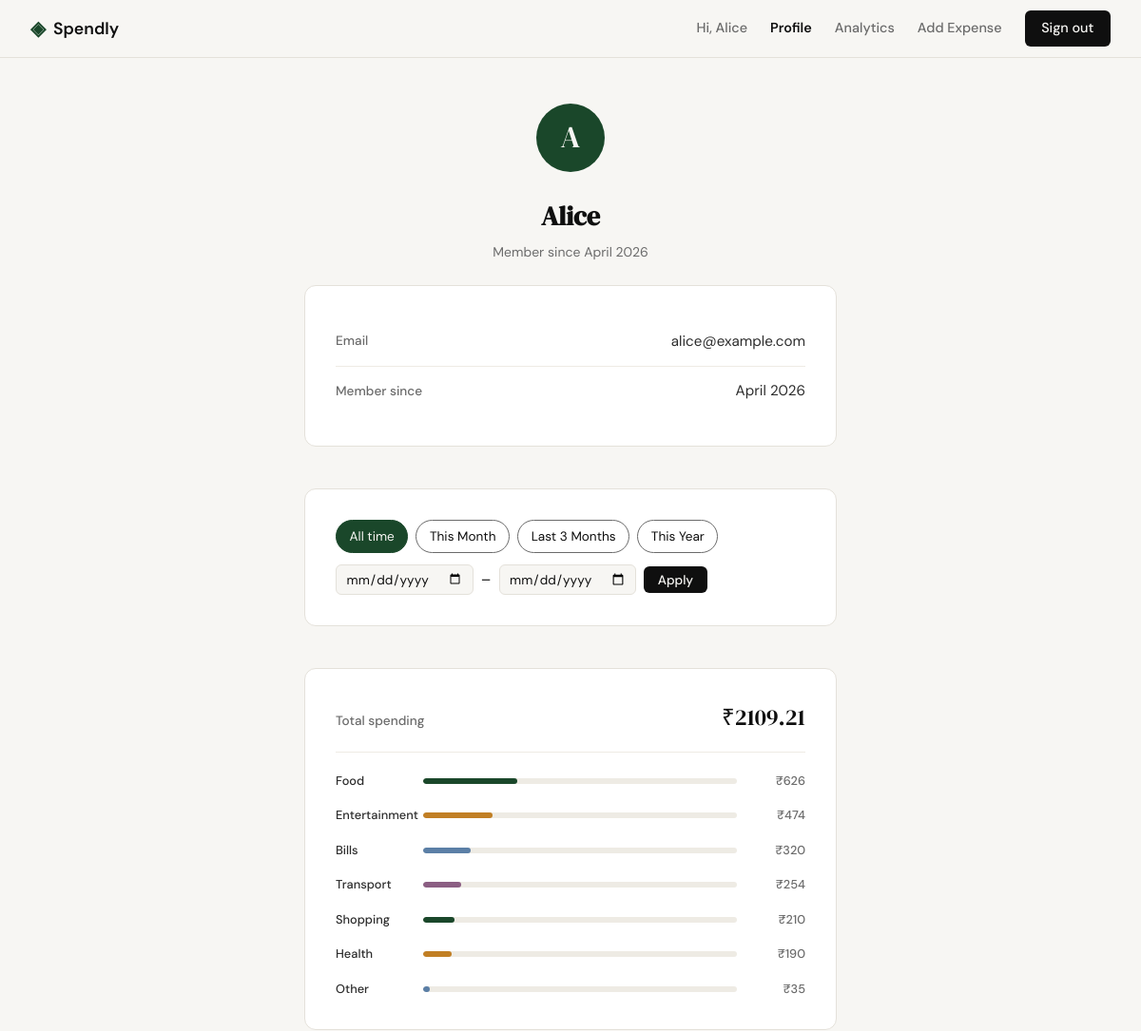
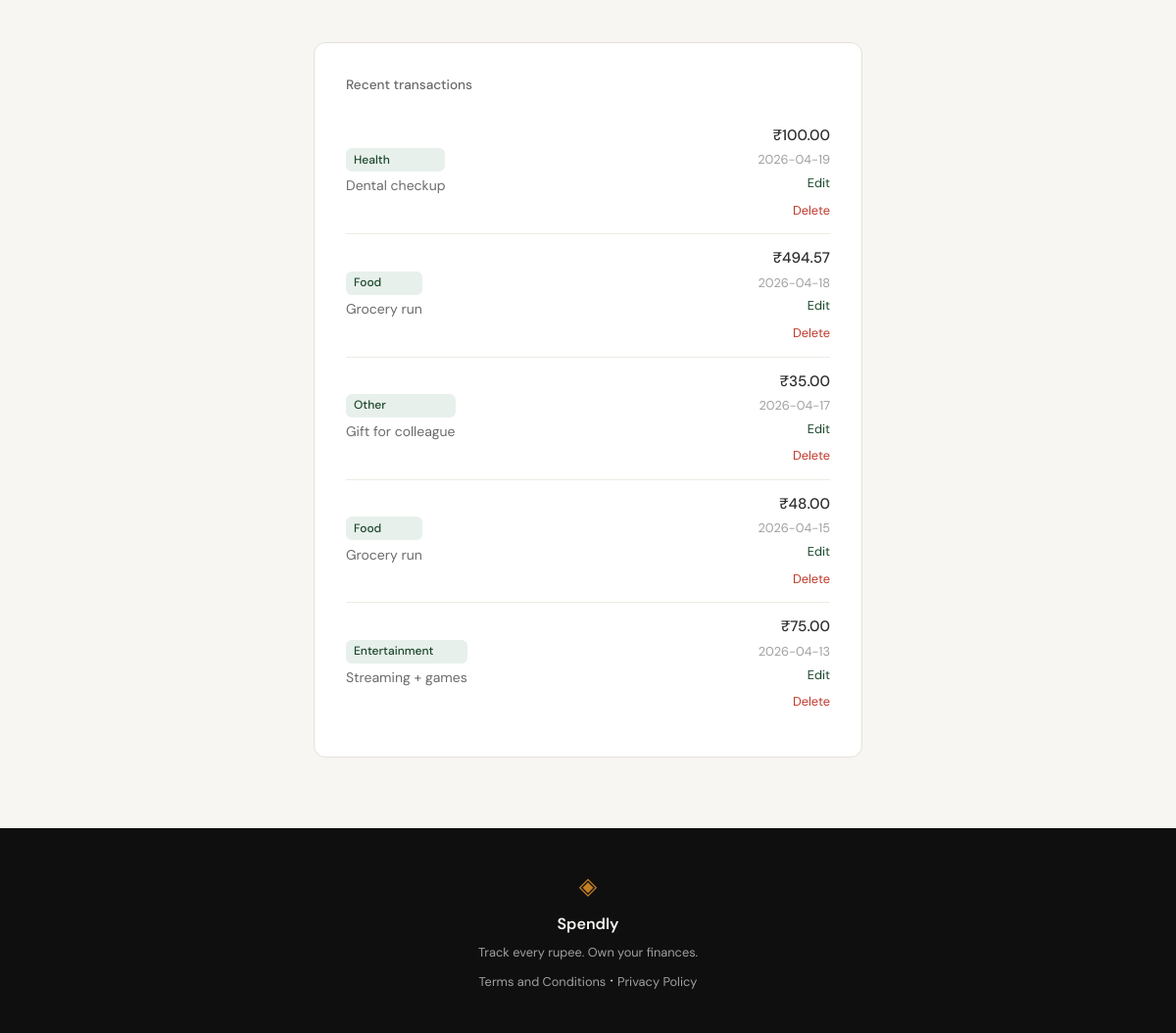
/profile (signed in), run on an earlier commit of the app's database (2 pictures, top to bottom).
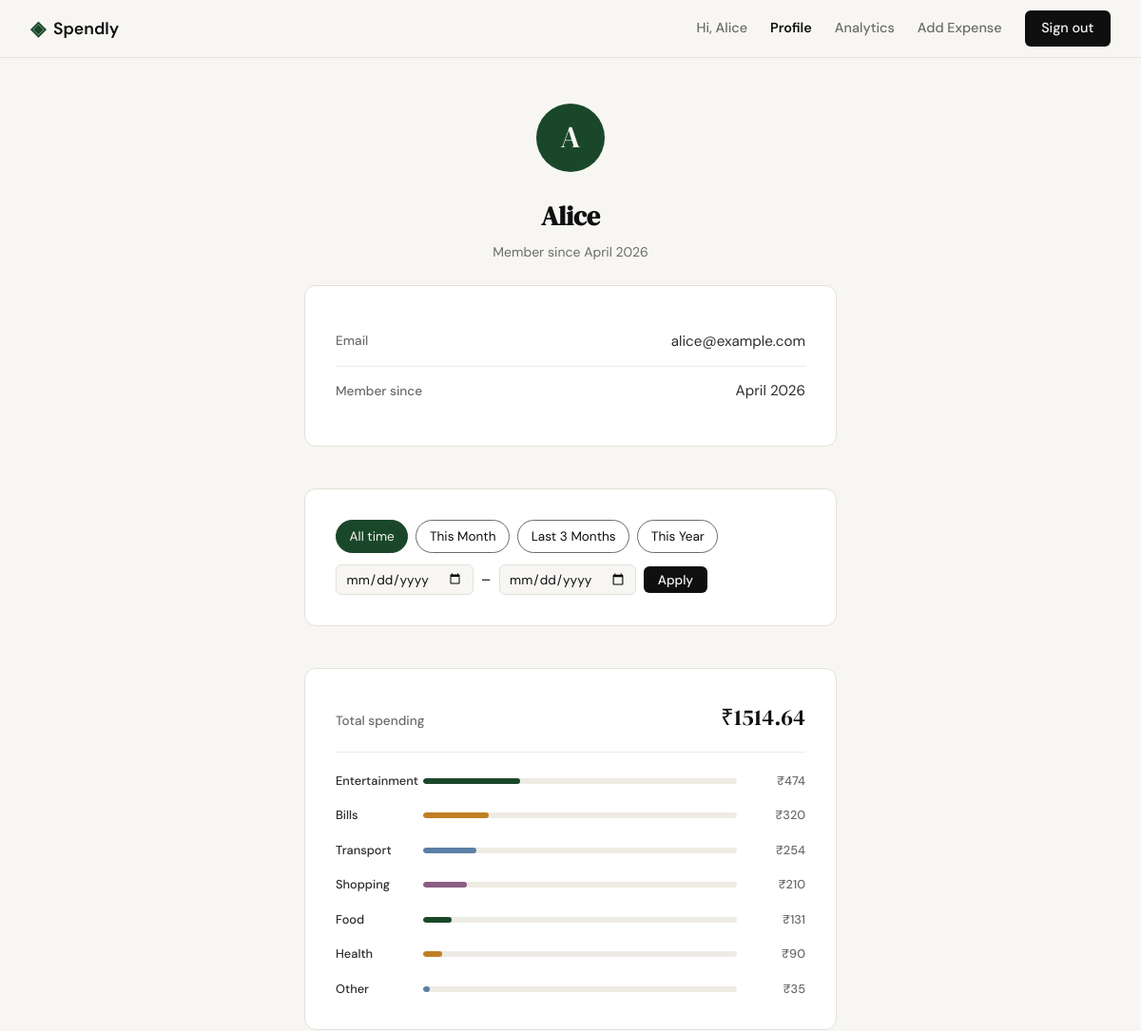
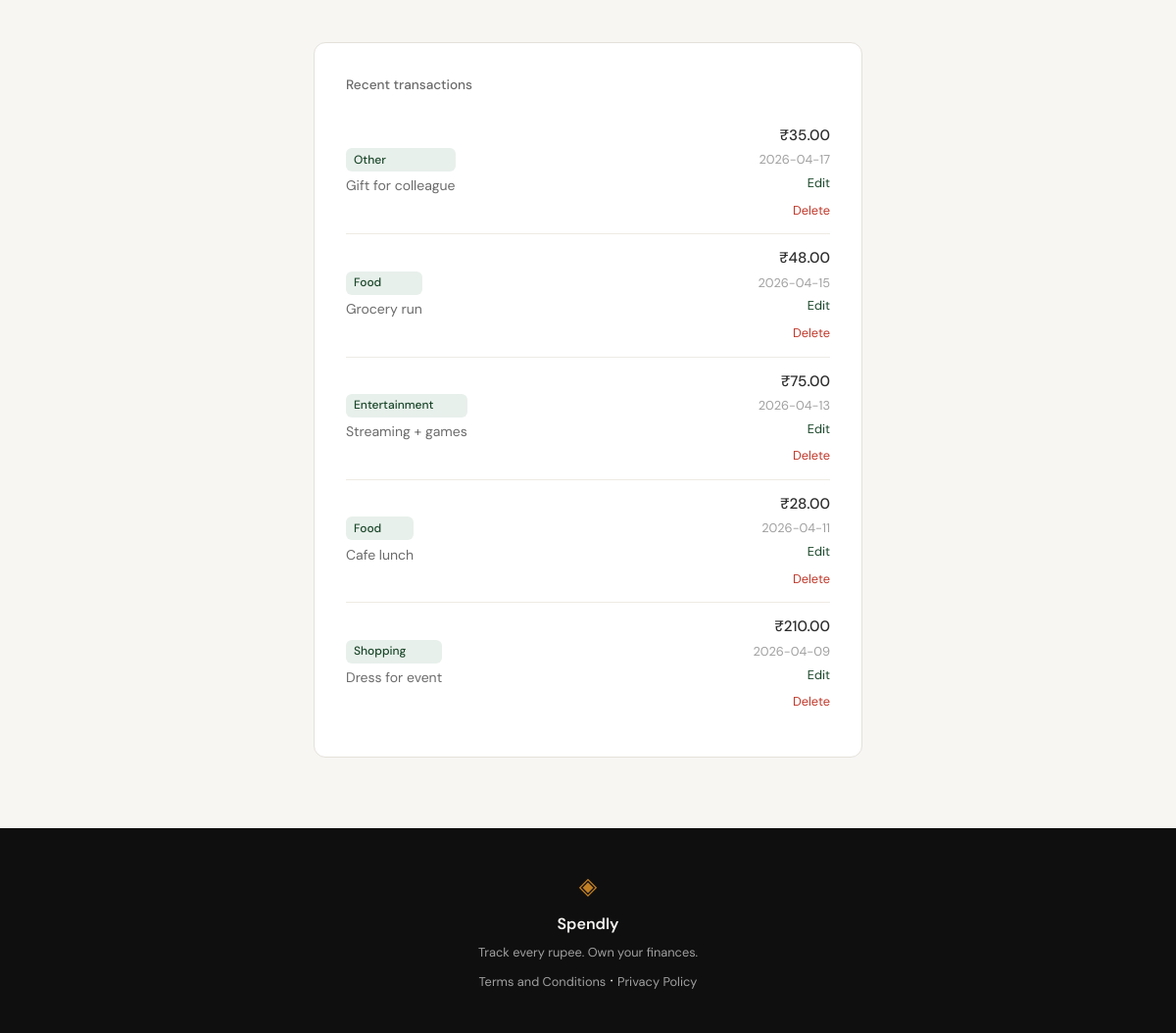
And on a later commit of the database (2 pictures, top to bottom).
### tables this page shows
CREATE TABLE expenses (
                id          INTEGER PRIMARY KEY AUTOINCREMENT,
                user_id     INTEGER NOT NULL REFERENCES users(id),
                amount      REAL    NOT NULL,
                category    TEXT    NOT NULL,
                date        TEXT    NOT NULL,
                description TEXT,
                created_at  TEXT    DEFAULT (datetime('now'))
            );

### app.py (the view)
@app.route("/profile")
def profile():
    if not session.get("user_id"):
        return redirect(url_for("login"))
    uid = session["user_id"]
    db = get_db()
    user = db.execute(
        "SELECT name, email, created_at FROM users WHERE id = ?",
        (uid,)
    ).fetchone()
    if user is None:
        session.clear()
        return redirect(url_for("login"))
    member_since = datetime.strptime(user["created_at"][:10], "%Y-%m-%d").strftime("%B %Y")
    from_raw  = request.args.get("from", "")
    to_raw    = request.args.get("to", "")
    from_date = to_date = None
    try:
        if from_raw and to_raw:
            from_date = datetime.strptime(from_raw, "%Y-%m-%d").date()
            to_date   = datetime.strptime(to_raw,   "%Y-%m-%d").date()
            if from_date > to_date:
                from_date = to_date = None
    except ValueError:
        pass
    presets = _build_date_presets(date.today())
    if from_date and to_date:
        fd, td = from_date.isoformat(), to_date.isoformat()
        total_spent = db.execute(
            "SELECT COALESCE(SUM(amount), 0) FROM expenses"
            " WHERE user_id = ? AND date BETWEEN ? AND ?",
            (uid, fd, td),
        ).fetchone()[0]
        cat_rows = db.execute(
            "SELECT category, SUM(amount) as total FROM expenses"
            " WHERE user_id = ? AND date BETWEEN ? AND ?"
            " GROUP BY category ORDER BY total DESC",
            (uid, fd, td),
        ).fetchall()
        recent = db.execute(
            "SELECT id, amount, category, date, description FROM expenses"
            " WHERE user_id = ? AND date BETWEEN ? AND ?"
            " ORDER BY date DESC",
            (uid, fd, td),
        ).fetchall()
    else:
        total_spent = db.execute(
            "SELECT COALESCE(SUM(amount), 0) FROM expenses WHERE user_id = ?",
            (uid,),
        ).fetchone()[0]
        cat_rows = db.execute(
            "SELECT category, SUM(amount) as total FROM expenses"
            " WHERE user_id = ? GROUP BY category ORDER BY total DESC",
            (uid,),
        ).fetchall()
        recent = db.execute(
            "SELECT id, amount, category, date, description FROM expenses"
            " WHERE user_id = ? ORDER BY date DESC LIMIT 5",
            (uid,),
        ).fetchall()
    categories = [
        {
            "name": r["category"],
            "total": r["total"],
            "pct": round(r["total"] / total_spent * 100) if total_spent else 0,
        }
        for r in cat_rows
    ]
    return render_template("profile.html",
        user=user,
        member_since=member_since,
        total_spent=total_spent,
        categories=categories,
        recent=recent,
        from_date=from_date,
        to_date=to_date,
        presets=presets,
    )

### app.py (called while the page is built)
def _build_date_presets(today):
    m3_month = today.month - 2
    m3_year  = today.year
    if m3_month <= 0:
        m3_month += 12
        m3_year  -= 1
    return {
        "this_month":    {"from": date(today.year, today.month, 1).isoformat(), "to": today.isoformat()},
        "last_3_months": {"from": date(m3_year, m3_month, 1).isoformat(),       "to": today.isoformat()},
        "this_year":     {"from": date(today.year, 1, 1).isoformat(),            "to": today.isoformat()},
    }

### database/db.py (called while the page is built)
def get_db():
    conn = sqlite3.connect(DB_PATH)
    conn.row_factory = sqlite3.Row
    conn.execute("PRAGMA foreign_keys = ON")
    return conn

### templates/profile.html (shortened to what the changed rows need)
{% extends "base.html" %}
{% block content %}
<section class="profile-page">
    <div class="profile-wrap">
        <div class="profile-head">
            <h1 class="profile-name">{{ user.name }}</h1>
        </div>
        {% if categories %}
        <div class="auth-card">
            <div class="profile-spend-header">
                <span class="profile-label">Total spending</span>
                <span class="profile-spend-total">&#8377;{{ "%.2f"|format(total_spent) }}</span>
            </div>
            {% set bar_mods = ['', ' mock-bar-2', ' mock-bar-3', ' mock-bar-4'] %}
            <div class="mock-bars">
                {% for cat in categories %}
                <div class="mock-bar-row">
                    <span class="mock-cat">{{ cat.name }}</span>
                    <div class="mock-bar-track">
                        <div class="mock-bar{{ bar_mods[loop.index0 % 4] }}" style="width: {{ cat.pct }}%"></div>
                    </div>
                    <span class="mock-amt">&#8377;{{ "%.0f"|format(cat.total) }}</span>
                </div>
                {% endfor %}
            </div>
        </div>
        {% endif %}
        {% if recent %}
        <div class="auth-card">
            <div class="txn-list">
                {% for txn in recent %}
                <div class="txn-row{% if loop.last %} txn-row--last{% endif %}">
                    <div class="txn-left">
                        <span class="txn-cat">{{ txn.category }}</span>
                        <span class="txn-desc">{{ txn.description or '—' }}</span>
                    </div>
                    <div class="txn-right">
                        <span class="txn-amt">&#8377;{{ "%.2f"|format(txn.amount) }}</span>
                        <span class="txn-date">{{ txn.date }}</span>
                        <a href="{{ url_for('edit_expense', id=txn.id) }}" style="font-size:0.8rem; color:var(--accent); margin-left:0.5rem;">Edit</a>
                        <form method="post" action="{{ url_for('delete_expense', id=txn.id) }}" style="display:inline; margin-left:0.5rem;">
                            <button type="submit" onclick="return confirm('Delete this expense? This cannot be undone.')" style="background:none; border:none; padding:0; font-size:0.8rem; color:var(--danger); cursor:pointer; font-family:var(--font-body);">Delete</button>
                        </form>
                    </div>
                </div>
                {% endfor %}
            </div>
        </div>
        {% endif %}
    </div>
</section>
{% endblock %}

What changed in the data, as far as the page shows it:
removed expenses: category "Health", description "Dental checkup", amount "100.00", date "2026-04-19"
removed expenses: category "Food", description "Grocery run", amount "494.57", date "2026-04-18"
now on this page (row unchanged): expenses: category "Food", description "Cafe lunch", amount "28.00", date "2026-04-11"
now on this page (row unchanged): expenses: category "Shopping", description "Dress for event", amount "210.00", date "2026-04-09"
Also different on the page:
{{ "%.2f"|format(total_spent) }}: "2109.21" → "1514.64"
{{ cat.pct }}: 22 → 31 (drawn)
{{ cat.pct }}: 15 → 21 (drawn)
{{ cat.pct }}: 12 → 17 (drawn)
{{ cat.pct }}: 10 → 14 (drawn)
new list line: "Food ₹ 131"
new list line: "Health ₹ 90"
list line gone: "Food ₹ 626"
list line gone: "Health ₹ 190"
